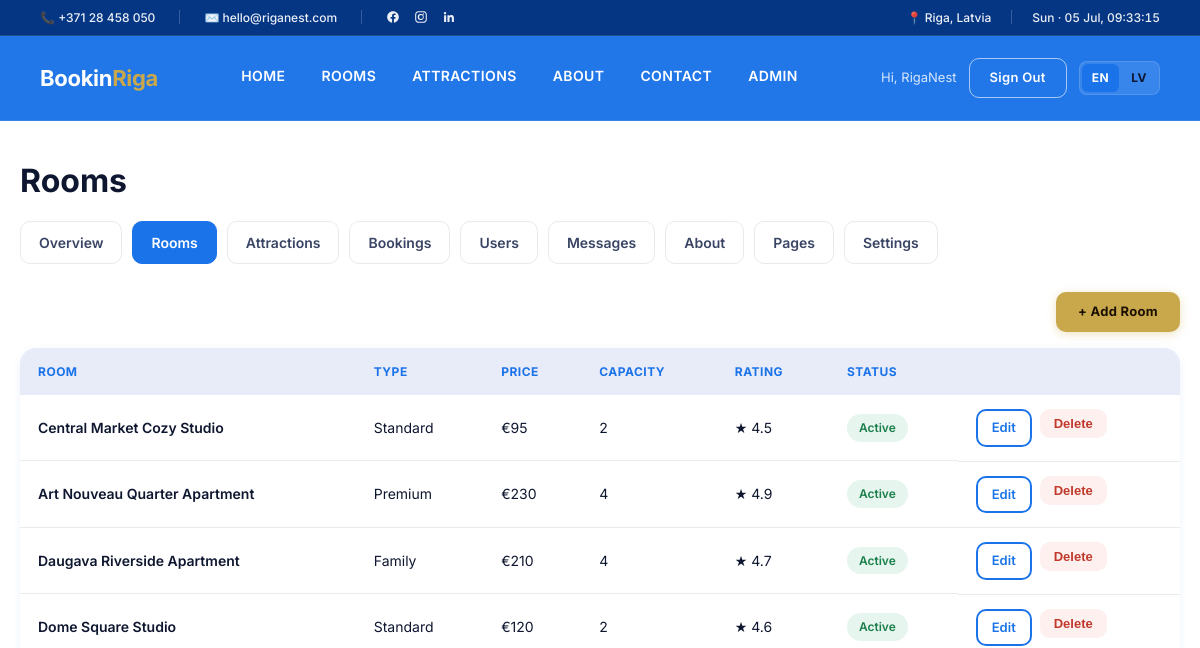
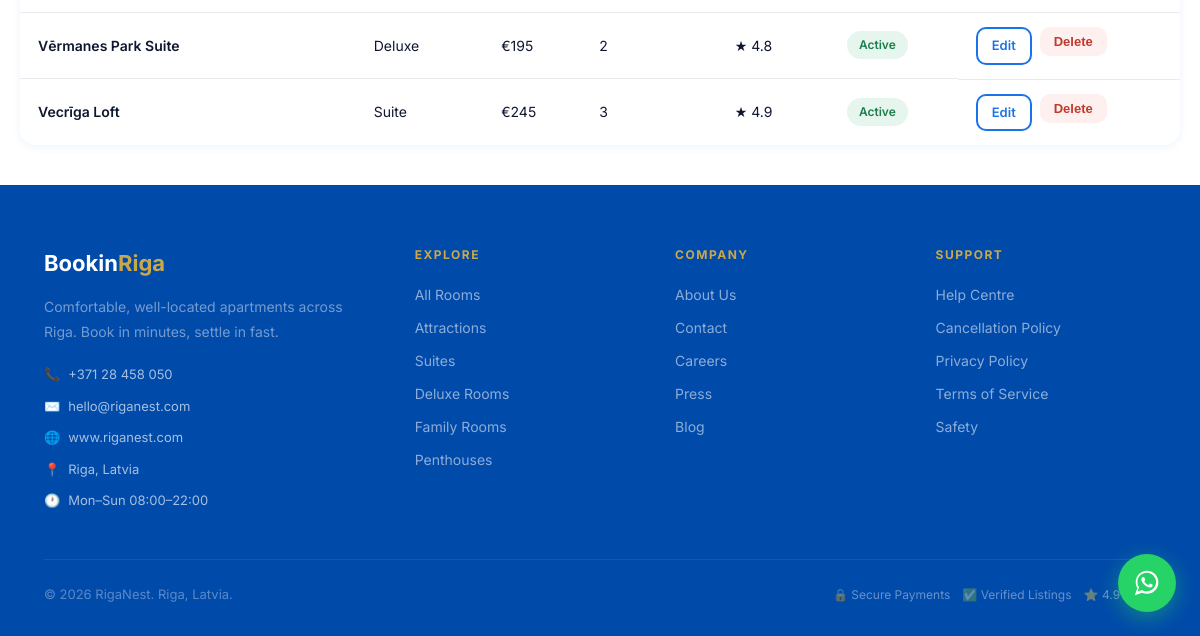
Before: /admin/rooms (signed in) with the older database file (2 pictures, top to bottom).
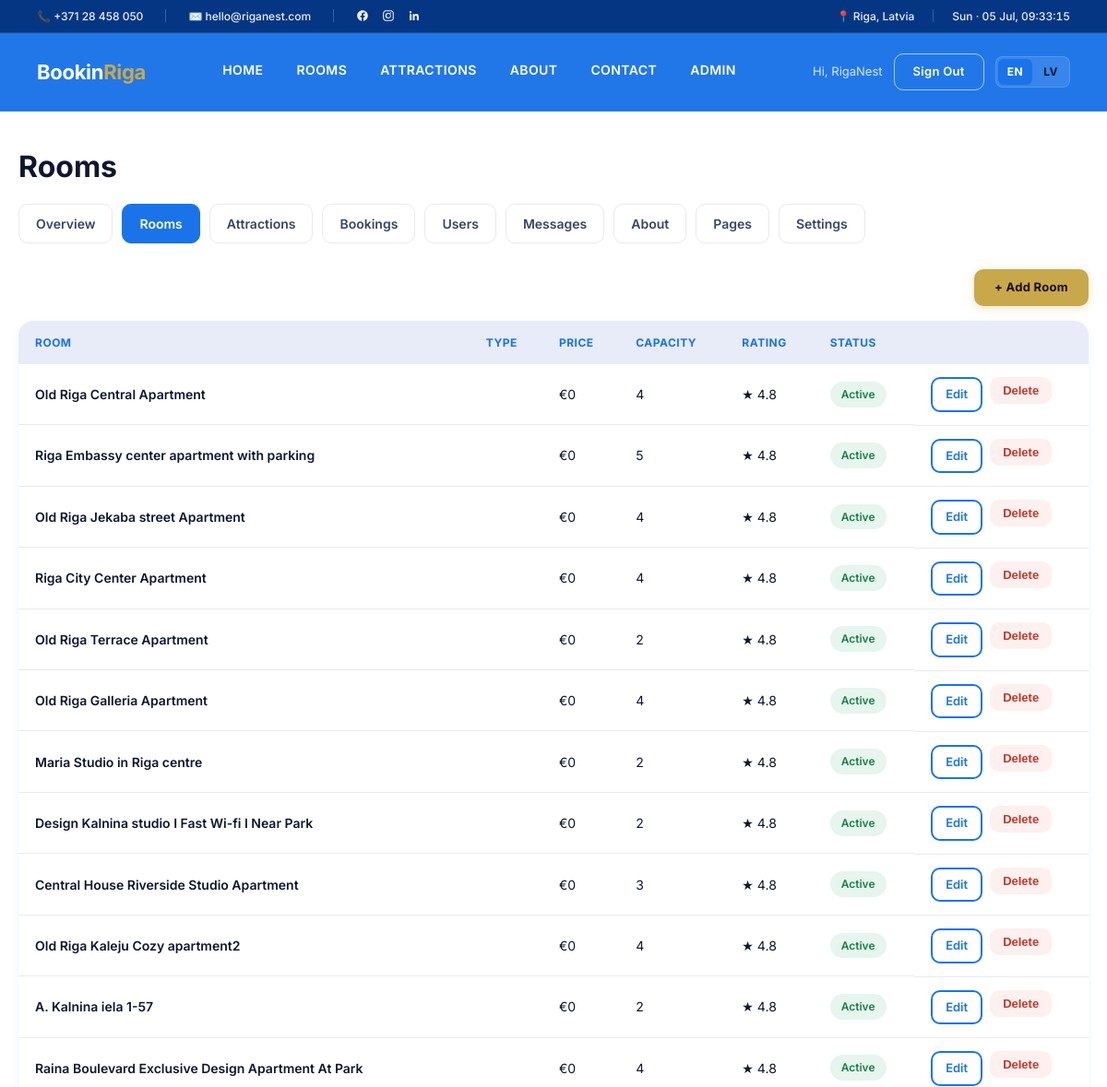
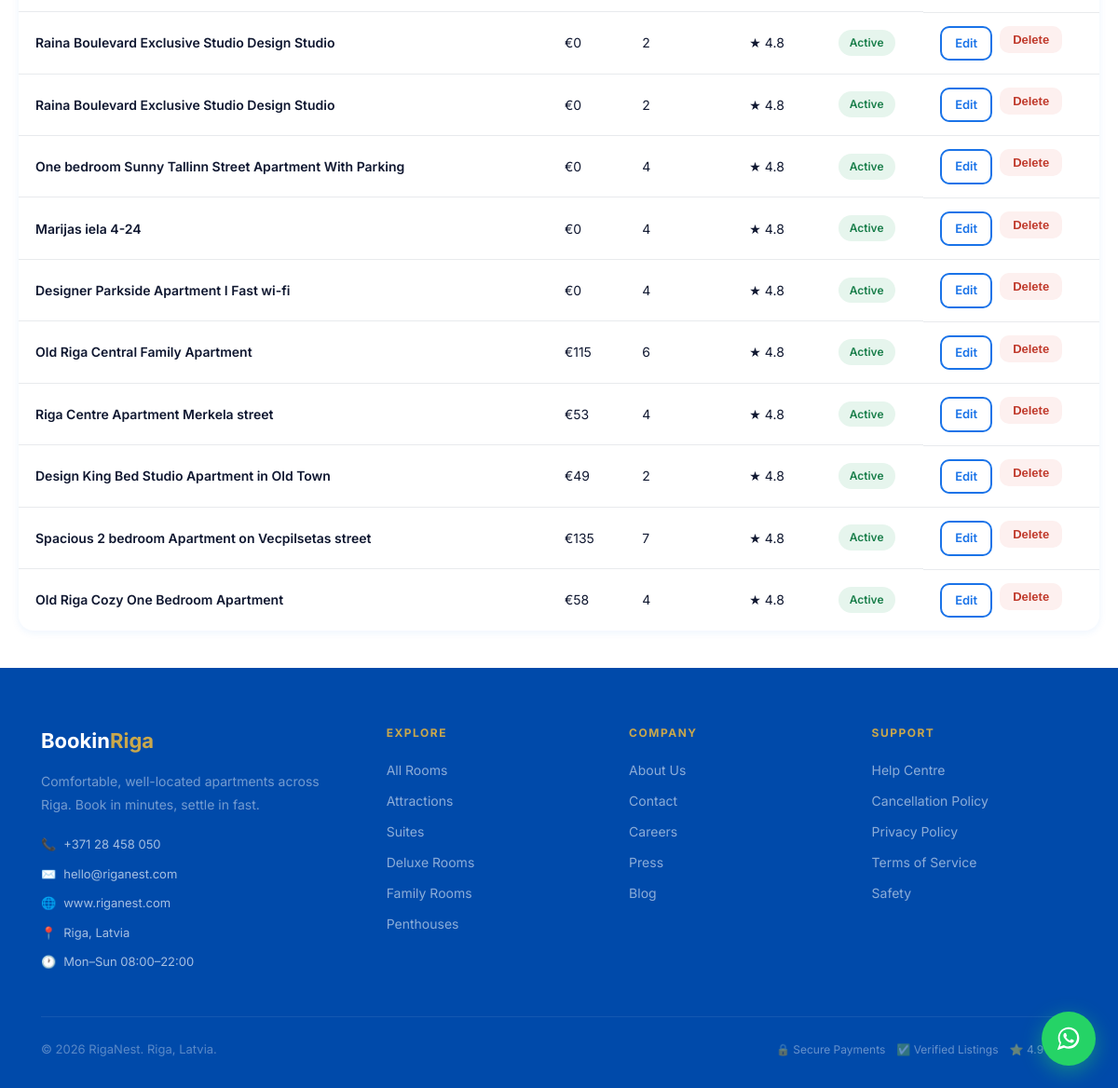
After: the same page with the newer database file (2 pictures, top to bottom).
### app.py (models this page shows, shortened)
class Room(db.Model):
    id = db.Column(db.Integer, primary_key=True)
    name = db.Column(db.String(120), nullable=False)
    room_type = db.Column(db.String(80), nullable=False)
    description = db.Column(db.Text, default="")
    price = db.Column(db.Float, nullable=False)
    capacity = db.Column(db.Integer, default=2)
    beds = db.Column(db.Integer, default=1)
    size_sqm = db.Column(db.Integer, default=30)
    bathrooms = db.Column(db.Integer, default=1)
    rating = db.Column(db.Float, default=4.8)
    amenities = db.Column(db.String(255), default="WiFi, AC, Breakfast")
    features = db.Column(db.Text, default="{}")  # JSON: {"amenities": ["heating", ...], "kitchen": [...], ...}
    image = db.Column(db.String(255), default="")
    location = db.Column(db.String(200), default="")
    is_active = db.Column(db.Boolean, default=True)
    created_at = db.Column(db.DateTime, default=datetime.utcnow)
    bookings = db.relationship("Booking", backref="room", cascade="all, delete-orphan")
    photos = db.relationship("RoomImage", backref="room", cascade="all, delete-orphan")

### app.py (the view)
@app.route("/admin/rooms")
@admin_required
def admin_rooms():
    return render_template("admin/rooms.html",
                           rooms=Room.query.order_by(Room.created_at.desc()).all())

### app.py (called while the page is built)
@login_manager.user_loader
def load_user(uid):
    return db.session.get(User, int(uid))

def admin_required(view):
    @wraps(view)
    @login_required
    def wrapped(*a, **k):
        if not current_user.is_admin:
            abort(403)
        return view(*a, **k)
    return wrapped

@app.context_processor
def inject_globals():
    logo = any(os.path.exists(os.path.join(BASE_DIR, "static", "logo" + ext))
               for ext in (".png", ".jpg", ".jpeg", ".svg", ".webp"))
    lang = session.get("lang", "en")
    logo_file = None
    for ext in (".png", ".jpg", ".jpeg", ".svg", ".webp"):
        if os.path.exists(os.path.join(BASE_DIR, "static", "logo" + ext)):
            logo_file = "logo" + ext
            break
    return {"current_year": datetime.utcnow().year, "today": date.today(),
            "logo_exists": logo, "logo_file": logo_file,
            "payments_live": PAYMENTS_LIVE, "email_live": EMAIL_LIVE,
            "lang": lang,
            "whatsapp_number": WHATSAPP_NUMBER,
            "whatsapp_digits": WHATSAPP_NUMBER_DIGITS}

### templates/admin/rooms.html (shortened to what this page needs)
{% extends "base.html" %}
{% block content %}
<div class="page page-wrap">
  <div class="container admin-shell">
    <h1 style="font-size:32px">Rooms</h1>
    <div class="admin-tabs">
      <a href="{{ url_for('admin_dashboard') }}">Overview</a>
      <a href="{{ url_for('admin_rooms') }}" class="active">Rooms</a>
      <a href="{{ url_for('admin_attractions') }}">Attractions</a>
      <a href="{{ url_for('admin_bookings') }}">Bookings</a>
      <a href="{{ url_for('admin_users') }}">Users</a>
      <a href="{{ url_for('admin_messages') }}">Messages</a>
      <a href="{{ url_for('admin_about') }}">About</a>
      <a href="{{ url_for('admin_pages') }}">Pages</a>
      <a href="{{ url_for('admin_settings') }}">Settings</a>
    </div>
    <div style="display:flex;justify-content:flex-end;margin-bottom:16px">
      <a href="{{ url_for('admin_add_room') }}" class="btn-gold">+ Add Room</a>
    </div>
    {% if rooms %}
    <table class="admin-table">
      <thead><tr><th>Room</th><th>Type</th><th>Price</th><th>Capacity</th><th>Rating</th><th>Status</th><th></th></tr></thead>
      <tbody>
        {% for r in rooms %}
        <tr>
          <td style="font-weight:600">{{ r.name }}</td>
          <td>{{ r.room_type }}</td>
          <td>€{{ '%.0f'|format(r.price) }}</td>
          <td>{{ r.capacity }}</td>
          <td>★ {{ '%.1f'|format(r.rating) }}</td>
          <td>{% if r.is_active %}<span class="badge badge-green">Active</span>{% else %}<span class="badge badge-red">Hidden</span>{% endif %}</td>
          <td style="display:flex;gap:8px">
            <a href="{{ url_for('admin_edit_room', room_id=r.id) }}" class="btn-sm btn-secondary" style="padding:6px 14px">Edit</a>
            <form method="post" action="{{ url_for('admin_delete_room', room_id=r.id) }}" onsubmit="return confirm('Delete this room?');">
              <button class="btn-sm" style="background:var(--danger-soft);color:var(--danger);border:none;padding:7px 14px;border-radius:var(--radius);font-weight:600;cursor:pointer">Delete</button>
            </form>
          </td>
        </tr>
        {% endfor %}
      </tbody>
    </table>
    {% else %}
    <div class="empty-state"><h3>No rooms yet</h3><a href="{{ url_for('admin_add_room') }}" class="btn-primary" style="margin-top:16px">+ Add Room</a></div>
    {% endif %}
  </div>
</div>
{% endblock %}

Changed rows visible on the page:
removed Room: name "Central Market Cozy Studio", room_type "Standard", price "95", capacity "2", rating "4.5", is_active "Active"
removed Room: name "Art Nouveau Quarter Apartment", room_type "Premium", price "230", capacity "4", rating "4.9", is_active "Active"
removed Room: name "Daugava Riverside Apartment", room_type "Family", price "210", capacity "4", rating "4.7", is_active "Active"
removed Room: name "Dome Square Studio", room_type "Standard", price "120", capacity "2", rating "4.6", is_active "Active"
removed Room: name "Vērmanes Park Suite", room_type "Deluxe", price "195", capacity "2", rating "4.8", is_active "Active"
removed Room: name "Vecrīga Loft", room_type "Suite", price "245", capacity "3", rating "4.9", is_active "Active"
added Room: name "Old Riga Central Apartment", price "0", capacity "4", rating "4.8", is_active "Active"
added Room: name "Riga Embassy center apartment with parking", price "0", capacity "5", rating "4.8", is_active "Active"
added Room: name "Old Riga Jekaba street Apartment", price "0", capacity "4", rating "4.8", is_active "Active"
added Room: name "Riga City Center Apartment", price "0", capacity "4", rating "4.8", is_active "Active"
added Room: name "Old Riga Terrace Apartment", price "0", capacity "2", rating "4.8", is_active "Active"
added Room: name "Old Riga Galleria Apartment", price "0", capacity "4", rating "4.8", is_active "Active"
added Room: name "Maria Studio in Riga centre", price "0", capacity "2", rating "4.8", is_active "Active"
added Room: name "Design Kalnina studio I Fast Wi-fi I Near Park", price "0", capacity "2", rating "4.8", is_active "Active"
added Room: name "Central House Riverside Studio Apartment", price "0", capacity "3", rating "4.8", is_active "Active"
added Room: name "Old Riga Kaleju Cozy apartment2", price "0", capacity "4", rating "4.8", is_active "Active"
added Room: name "A. Kalnina iela 1-57", price "0", capacity "2", rating "4.8", is_active "Active"
added Room: name "Raina Boulevard Exclusive Design Apartment At Park", price "0", capacity "4", rating "4.8", is_active "Active"
added Room: name "Raina Boulevard Exclusive Studio Design Studio", price "0", capacity "2", rating "4.8", is_active "Active"
added Room: name "Raina Boulevard Exclusive Studio Design Studio", price "0", capacity "2", rating "4.8", is_active "Active"
added Room: name "One bedroom Sunny Tallinn Street Apartment With Parking", price "0", capacity "4", rating "4.8", is_active "Active"
added Room: name "Marijas iela 4-24", price "0", capacity "4", rating "4.8", is_active "Active"
added Room: name "Designer Parkside Apartment I Fast wi-fi", price "0", capacity "4", rating "4.8", is_active "Active"
added Room: name "Old Riga Central Family Apartment", price "115", capacity "6", rating "4.8", is_active "Active"
added Room: name "Riga Centre Apartment Merkela street", price "53", capacity "4", rating "4.8", is_active "Active"
added Room: name "Design King Bed Studio Apartment in Old Town", price "49", capacity "2", rating "4.8", is_active "Active"
added Room: name "Spacious 2 bedroom Apartment on Vecpilsetas street", price "135", capacity "7", rating "4.8", is_active "Active"
added Room: name "Old Riga Cozy One Bedroom Apartment", price "58", capacity "4", rating "4.8", is_active "Active"
